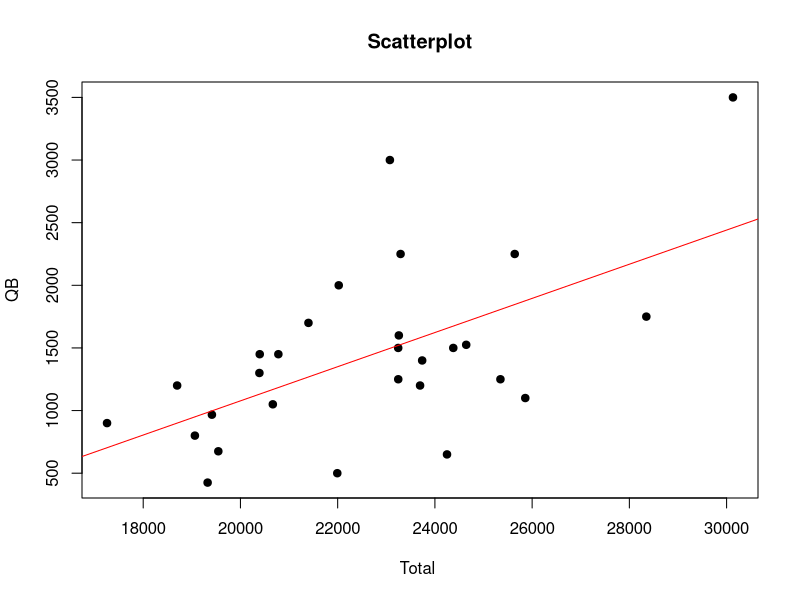
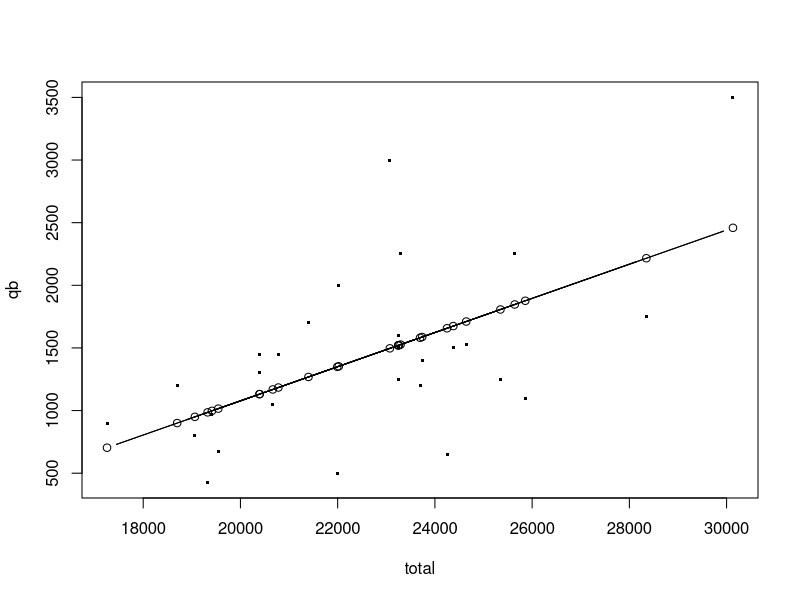

Write the R code that produced these figures, in order.
# setwd("Homeworks/Week9")
# cleanup
rm(list=ls())

"The file QB1991.csv includes the quarterback salary and total team salary for every team in the NFL in 1991."
QB1991 <- read.csv("lib/QB1991.csv"); head(QB1991)
total <- QB1991$Total
qb <- QB1991$QB

"Make a scatter plot of total salary as a function of QB salary."
plot(total, qb, main="Scatterplot", xlab="Total ", ylab="QB", pch=19)

"Find the regression line by using the lm() function and add it to your
plot using abline()."

model <- lm(qb~total)
abline(model, col="red") # regression line (y~x)

"Use summary() on the object returned by lm() and determine which of
the reported R-squared values is equal to the square of the correlation."

summary(model)
#Call:
# lm(formula = QB1991$QB ~ QB1991$Total)
#
# Residuals:
#      Min       1Q   Median       3Q      Max
# -1007.05  -350.86   -74.57   304.43  1503.17
#
# Coefficients:
#                Estimate Std. Error t value Pr(>|t|)
# (Intercept)  -1.649e+03  8.524e+02  -1.935  0.06395 .
# QB1991$Total  1.363e-01  3.739e-02   3.647  0.00117 **
# ---
# Signif. codes:  0 ‘***’ 0.001 ‘**’ 0.01 ‘*’ 0.05 ‘.’ 0.1 ‘ ’ 1
#
# Residual standard error: 575.8 on 26 degrees of freedom
# Multiple R-squared:  0.3384,	Adjusted R-squared:  0.3129
# F-statistic:  13.3 on 1 and 26 DF,  p-value: 0.001166

"Find the coeficients of the regression line by using the Gram-Schmidt
approach."



"Find the coeficients of the regression line by using the projection ma-
trix approach."

cor(qb,total)
A <- cbind(rep(1,nrow(QB1991)),total);head(A)
B <- t(A)%*%A; B
P <- A%*%solve(B)%*%t(A)
y.hat <- P%*%qb #predicted values, on the regression line
plot(total,qb,pch = ".",cex = 3) #scatter plot of the data
points(total,y.hat,type = "b") #and the regression line